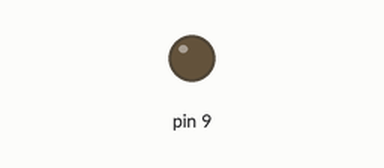
This sketch was run on a simulated Arduino Uno, built with avr-gcc and run on an emulated ATmega328P. On the bench: output pins drawn as LEDs (lit = HIGH).

Above: at 0.05 s.
At 4.5 s:
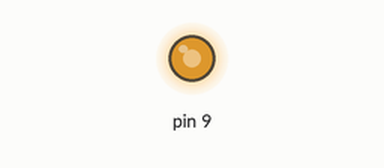
At 6.7 s:
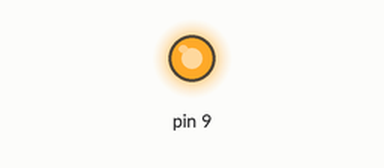
At 8.95 s:
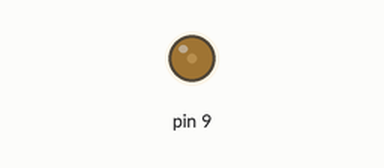
Timing chart, 0 to 13.6 s (numbered marks = the images above):
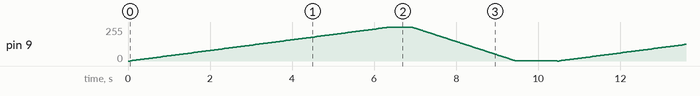

The sketch:

Fade_LED_loop.ino
```cpp
// led pin being used is 9

void setup() {

}

void loop() {
  for (int fadevalue=0; fadevalue<=255; fadevalue+=2){
    analogWrite(9, fadevalue);
    delay(50);
  }

  delay(500);

  for (int fadevalue = 255; fadevalue >=0; fadevalue-=2){
    analogWrite(9, fadevalue);
    delay(20);
  }

  delay (1000);
}
```
